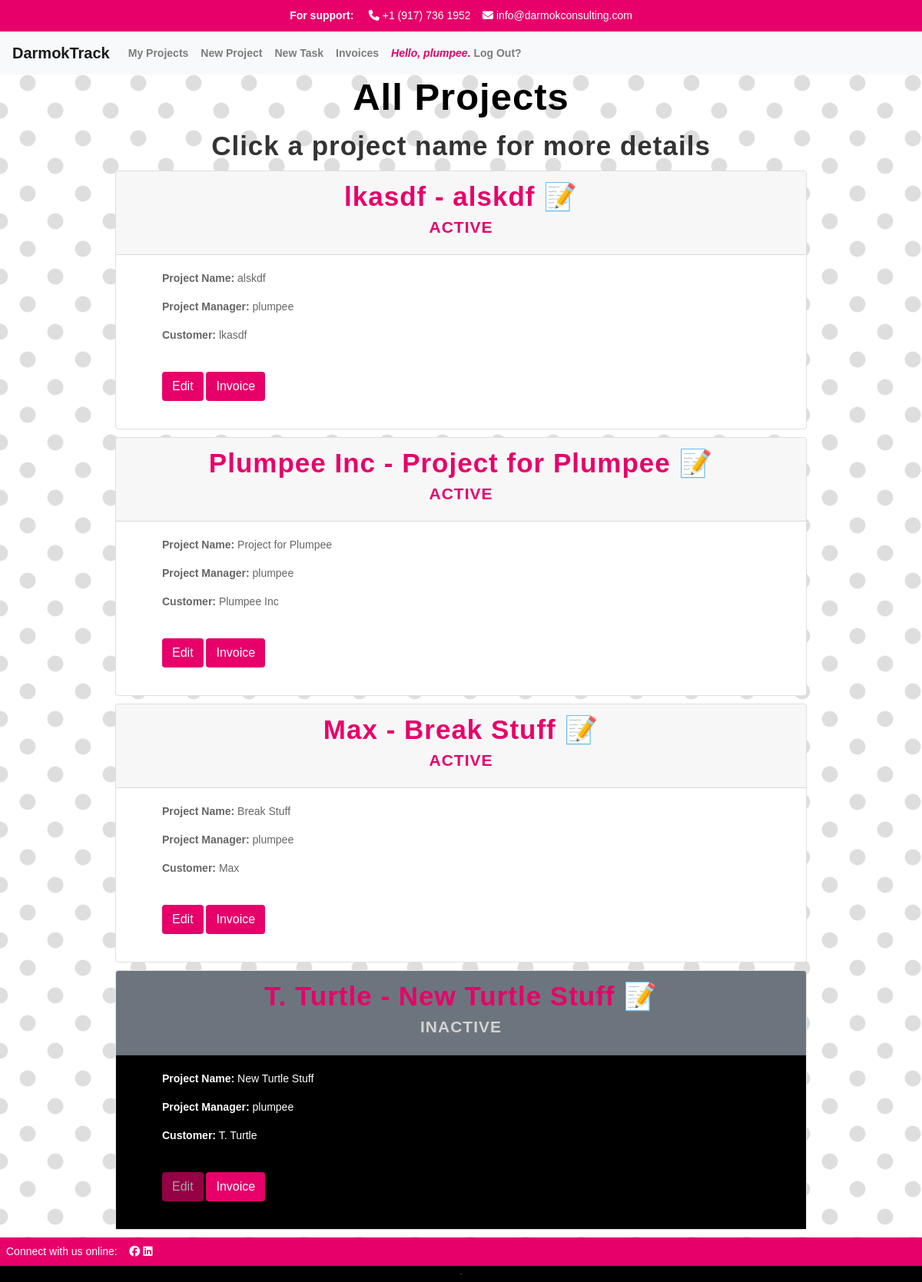
/projects (signed in), run on the app's committed database.
### apps/track/models.py (models this page shows, shortened)
class User(AbstractUser):
    def __str__(self):
        return self.username

class Project(models.Model):
    PENDING = 'pending'
    PAID = 'paid'
    CREDIT_MEMO = 'credit_memo'
    CHOICES_STATUS = {
        (PENDING, 'pending'),
        (PAID, 'paid'),
        (CREDIT_MEMO, 'credit_memo'),
    }
    project_manager = models.ForeignKey(User, related_name='project_manager', on_delete=models.CASCADE)
    name = models.CharField('Project Name', max_length=250)
    start = models.DateTimeField(auto_now_add=True)
    customer = models.CharField(max_length=250)
    customer_address = models.CharField(max_length=250, null=True)
    customer_citystatezip = models.CharField(max_length=250, null=True)
    budget_hours = models.IntegerField(default=0)
    budget_dollars = models.DecimalField(max_digits=10, decimal_places=2, default=0.00)
    is_active = models.BooleanField('Active', default=True)
    projects = models.ForeignKey(User, blank=True, related_name='project_list', on_delete=models.CASCADE)
    time_models = models.ManyToManyField(TimeModel, related_name='projects')
    invoice_status = models.CharField(max_length=25, choices=CHOICES_STATUS, default=PENDING)
    class Meta:
        ordering = ['-start']

### apps/track/views.py (the view)
# urls.py: path('projects', views.project_list, name='projects'),
def project_list(request):
    return render(request, 'track/projects.html', {
            'projects': request.user.project_list.all(),
        })

### apps/track/templates/track/projects.html (shortened to what this page needs)
{% extends "track/layout.html" %}
{% load mathfilters %}
{% block body %}
<h1>All Projects</h1>
<h2>Click a project name for more details</h2>
{% if user.is_authenticated %}
    {% for project in projects %}
            <div class="card w-75">
                <div class="{% if project.is_active %}card-header{% else %}card-header bg-secondary{% endif %}">
                    <h2 class="card-title mb-0">
                            <a href="{% url "project" project.id %}">{{ project.customer}} - {{ project.name }} 📝 </a>
                        </h2>
                        <h3>{% if project.is_active %}
                            Active
                            {% else %}
                            <div class="inactive">
                            Inactive
                            </div>
                            {% endif %}
                        </h3>
                </div>
                <div id="collapseOne">
                    <div class="{% if project.is_active %}card-body{% else %}card-body bg-inactive{% endif %}">
                        <ul><strong>Project Name:</strong> {{ project.name }}</ul>
                        <ul><strong>Project Manager:</strong> {{ project.project_manager }}</ul>
                        <ul><strong>Customer:</strong> {{ project.customer }}</ul>
                        <br>
                        {% if project.is_active %}
                            <ul>
                                <a href="{% url "edit_project" project.id %}" data-id="{{ project.id }}"><button type="button" class="btn btn-darmok">Edit</button></a>
                                <a href="{% url "invoice" project_id=project.id %}" data-id="{{ project.id }}"><button type="button" class="btn btn-darmok">Invoice</button></a>
                            </ul>
                            {% else %}
                            <ul>
                                <button type="button" class="btn btn-darmok" disabled>Edit</button>
                                <a href="{% url "invoice" project_id=project.id %}" data-id="{{ project.id }}"><button type="button" class="btn btn-darmok">Invoice</button></a>
                            </ul>
                            {% endif %}
                    </div>
                </div>
            </div>
    {% endfor %}
    </div>
{% endif %}
{% endblock %}

### apps/track/templates/track/layout.html (shortened to what this page needs)
{% load static %}
<!DOCTYPE html>
<html lang="en">
    <head>
      <link rel="stylesheet" href="https://stackpath.bootstrapcdn.com/bootstrap/4.4.1/css/bootstrap.min.css">
        <link href="{% static "/styles.css" %}" rel="stylesheet">
    </head>
    <body>
        <div class="top-bar">
            <strong>For support:</strong> &nbsp;&nbsp;&nbsp;
            <i class="fa-solid fa-phone"></i> +1 (917) 736 1952&nbsp;&nbsp;&nbsp;
            <i class="fa-solid fa-envelope"></i> info@darmokconsulting.com
        </div>
        <nav class="navbar navbar-expand-lg navbar-light bg-light">
            <a class="navbar-brand" href="{% url "index" %}">DarmokTrack</a>
                <div class="collapse navbar-collapse" id="navbarSupportedContent">
                  <ul class="navbar-nav mr-auto">
                    {% if user.is_authenticated %}
                    <li class="nav-item">
                        <a class="nav-link" href="{% url "projects" %}">My Projects</a>
                    <li class="nav-item">
                        <a class="nav-link" href="{% url "create_project" %}">New Project</a>
                    </li>
                    <li class="nav-item">
                        <a class="nav-link" href="{% url "create_task" %}">New Task</a>
                    </li>
                    <li class="nav-item">
                        <a class="nav-link" href="{% url "invoices_list" %}">Invoices</a>
                    </li>
                    <li class="nav-item">
                        <a class="nav-link" href="{% url "logout" %}"><em class="greeting">Hello, {{ user.username }}.</em> Log Out?</a>
                    </li>
                {% endif %}
                </div>
            </nav>
        <div class="body">
            {% block body %}
            {% endblock %}
        <div class="footer">
            <footer class="text-center text-lg-start text-dark">
                <section class="foot-bar d-flex p-2">
                    <div>
                        Connect with us online: &nbsp;&nbsp;&nbsp;
                    </div>
                    <div class="foot-bar">
                        <a href="https://www.facebook.com/darmokconsulting"><i class="fa-brands fa-facebook white"></i></a>
                        <a href="https://www.linkedin.com/company/darmok-consulting"><i class="fa-brands fa-linkedin white"></i></a>
                    </div>
                </section>
                 -
        </div>
    </body>
</html>

### apps/track/static/styles.css (style rules this page uses)
body { font-family: Helvetica, Arial, Lucida, sans-serif; font-size: 14px; color: #666; background-image: radial-gradient(rgb(222, 222, 222) 19.2%, transparent 21.6%), radial-gradient(rgb(222, 222, 222) 19.2%, transparent 21.6%); background-position: 0px 0px, 36px 36px; background-size: 72px 72px; background-color: rgb(255, 255, 255); }
a { color: #e7006a; }
h1 { font-family: 'Fjalla One', Arial, Helvetica, sans-serif; font-weight: 700; font-size: 3.5em; letter-spacing: 1px; color: #000; padding-bottom: 5px; text-align: center; }
h2 { font-family: 'Fjalla One', Arial, Helvetica, sans-serif; font-weight: 700; font-size: 2.5em; letter-spacing: 1px; color: #333; padding-bottom: 3px; text-align: center; }
h3 { font-family: 'Fjalla One', Helvetica, Arial, Lucida, sans-serif; font-size: 1.5em; font-weight: 700; text-transform: uppercase; color: #e7006a; letter-spacing: 1px; text-align: center; padding: 3px; }
.btn-darmok { color: white !important; background-color: #e7006a !important; }
.nav-item { font-weight: bold; }
.top-bar { background-color: #e7006a; color: #fff; text-align: center; padding: 10px; }
footer { background-color: #000; color: #fff; text-align: center; }
.foot-bar { background-color: #e7006a; color: #fff; }
.white { color: #fff; }
.greeting { color: #e7006a; }
.card { margin: 0 auto; float: none; margin-bottom: 10px; }
.navbar-brand { font-weight: bold; font-family: 'Fjalla One', Arial, Helvetica, sans-serif; }
.inactive { color: #D3D3D3; }
.bg-inactive { background-color: black; color: white; }
.card-header { background-color: #f7f7f7; }

### data on the page
User: username "plumpee"
Project: customer "lkasdf", name "alskdf", is_active "ACTIVE", project_manager "plumpee"
Project: customer "Plumpee Inc", name "Project for Plumpee", is_active "ACTIVE", project_manager "plumpee"
Project: customer "Max", name "Break Stuff", is_active "ACTIVE", project_manager "plumpee"
Project: customer "T. Turtle", name "New Turtle Stuff", is_active "INACTIVE", project_manager "plumpee"
